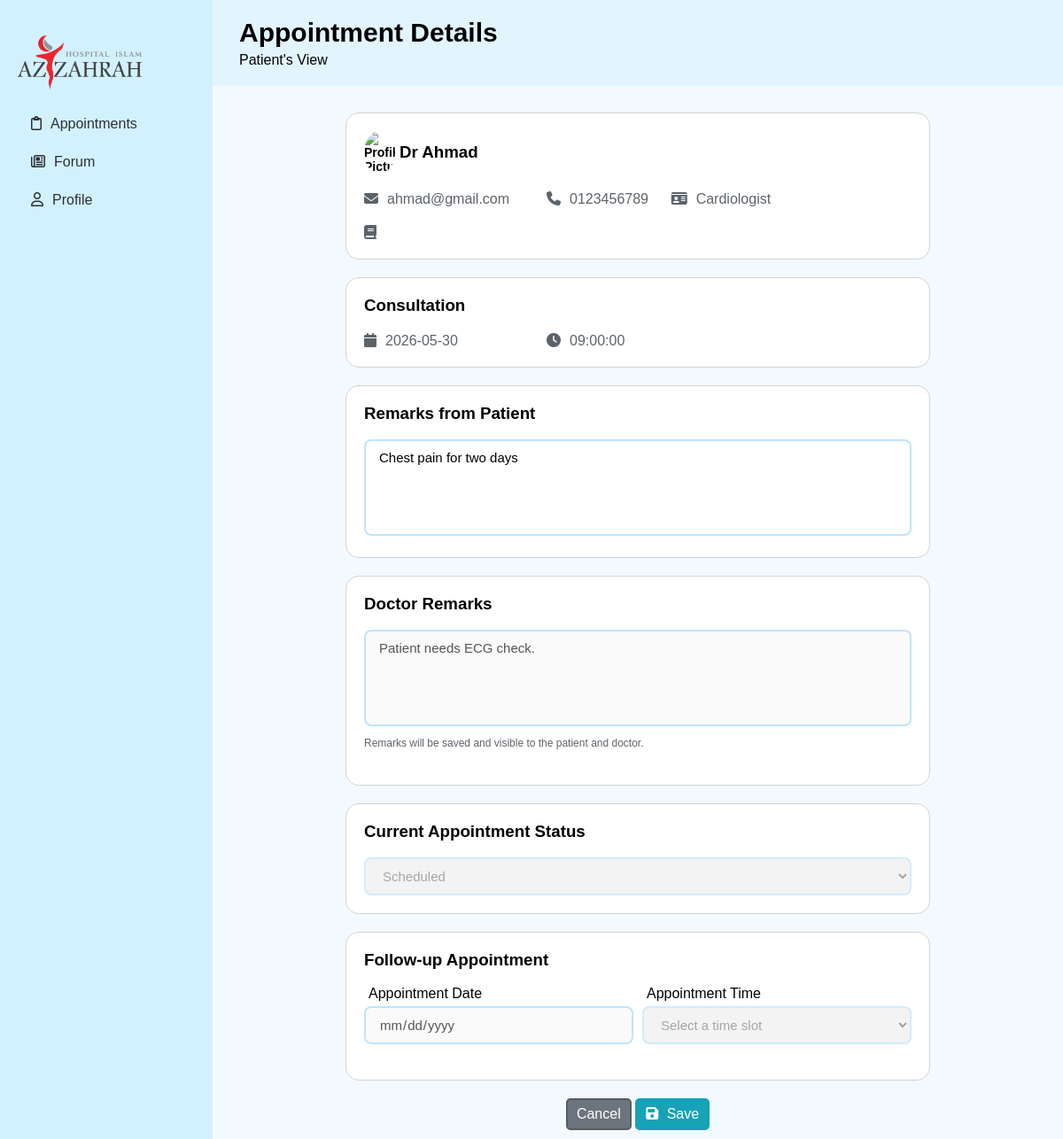
The page /pages/appointments/appointment-details.php?appointment_id=AP001 (signed in) on the database its author committed.
### tables this page shows
CREATE TABLE `appointment` (
  `appointment_id` varchar(15) NOT NULL,
  `date` date NOT NULL,
  `status` varchar(255) NOT NULL,
  `appointment_type` varchar(255) NOT NULL,
  `patient_remark` text DEFAULT NULL,
  `doctor_remark` text DEFAULT NULL,
  `time_slot_id` varchar(10) NOT NULL,
  `patient_id` varchar(15) NOT NULL,
  `staff_id` varchar(15) NOT NULL,
  `follow_up_appointment_id` varchar(15) DEFAULT NULL
);

CREATE TABLE `staff` (
  `staff_id` varchar(15) NOT NULL,
  `name` varchar(255) NOT NULL,
  `role` char(10) NOT NULL,
  `email` varchar(255) NOT NULL,
  `phone_no` varchar(20) NOT NULL,
  `specialty` varchar(255) NOT NULL,
  `bio` text DEFAULT NULL,
  `department_id` varchar(8) NOT NULL,
  `password` varchar(255) NOT NULL,
  `profile_picture` varchar(255) DEFAULT NULL
);

CREATE TABLE `time_slot` (
  `time_slot_id` varchar(10) NOT NULL,
  `time` time NOT NULL,
  `status` varchar(10) NOT NULL,
  `staff_id` varchar(15) NOT NULL
);

### pages/appointments/appointment-details.php (the view, shortened to what this page needs)
<?php
include('../../helper/connect.php');
$role = $_SESSION["role"];
$appointmentId = $_GET["appointment_id"];
if ($role == "Patient") {
  $stmt = $conn->prepare("SELECT * FROM appointment
  JOIN time_slot
  USING (time_slot_id)
  JOIN staff
  ON appointment.staff_id = staff.staff_id
  WHERE appointment.appointment_id = ?");
}
$stmt->bind_param("s", $appointmentId);
$stmt->execute();
$result = $stmt->get_result();
if ($result->num_rows > 0) {
  $appointment = $result->fetch_assoc();
  ?>
  <!doctype html>
  <html lang="en">
  <head>
    <link rel="stylesheet" href="/styles/styles.css" />
  </head>
  <body>
    <div id="container">
      <?php include("../../components/side-nav.php") ?>
      <main>
        <header>
          <div>
            <h1>Appointment Details</h1>
            <p id="role-view"><?php echo $role; ?>'s View</p>
          </div>
        </header>
        <div id="content">
          <div id="user-info-card" class="card">
            <h3>
              <img src="<?php echo $appointment["profile_picture"]; ?>" alt="Profile Picture" class="text-sm appointment-details-profile-picture">
              <?php echo $appointment["name"]; ?>
            </h3>
            <div id="user-sub-info">
              <p class="text-gray"><i class="fa-solid fa-envelope"></i><?php echo $appointment["email"]; ?></p>
              <p class="text-gray"><i class="fa-solid fa-phone"></i><?php echo $appointment["phone_no"]; ?></p>
              <?php
              if ($role != "Patient") {
                echo "<p class='text-gray'><i class='fa-solid fa-id-card'></i>" . $appointment["ic_number"] . "</p>";
                echo "<p class='text-gray'><i class='fa-solid fa-id-card'></i>" . $appointment["date_of_birth"] . "</p>";
                echo "<p class='text-gray span-4'><i class='fa-solid fa-house'></i>" . $appointment["address"] . "</p>";
              } else {
                echo "<p class='text-gray'><i class='fa-solid fa-id-card'></i>" . $appointment["specialty"] . "</p>";
                echo "<p class='text-gray span-4'><i class='fa-solid fa-book'></i>" . $appointment["bio"] . "</p>";
              }
              ?>
            </div>
          </div>
          <div id="user-info-card" class="card">
            <h3><?php echo $appointment["appointment_type"]; ?></h3>
            <div id="user-sub-info">
              <p class="text-gray">
                <i class="fa-solid fa-calendar"></i><?php echo $appointment["date"]; ?>
              </p>
              <p class="text-gray">
                <i class="fa-solid fa-clock"></i><?php echo $appointment["time"]; ?>
              </p>
            </div>
          </div>
          <form id="remarks-form" action="update_appointment.php" method="post">
            <div class="display-cards">
              <div class="display-card-top-bottom card">
                <div class="display-card-top">
                  <h3>Remarks from Patient</h3>
                </div>
                <br />
                <div class="display-card-bottom">
                  <textarea name="patient_remark" id="patient-remark" class="form-control" rows="5" <?php echo $role == "Patient" ? "" : "disabled"; ?>
                    placeholder="Write medical remarks, diagnosis, or notes here..."><?php echo $appointment["patient_remark"] ?></textarea>
                </div>
              </div>
              <div class="display-card-top-bottom card">
                <div class="display-card-top">
                  <h3>Doctor Remarks</h3>
                </div>
                <br />
                <div class="display-card-bottom">
                  <textarea name="doctor_remark" id="doctor-remark" class="form-control" rows="5" <?php echo $role == "Patient" ? "disabled" : ""; ?>
                    placeholder="Write medical remarks, diagnosis, or notes here..."><?php echo $appointment["doctor_remark"] ?></textarea>
                  <small class="text-gray" id="remarks-hint">Remarks will be saved and visible to the patient and doctor.</small>
                </div>
              </div>
              <div class="display-card-top-bottom card">
                <div class="display-card-top">
                  <h3>Current Appointment Status</h3>
                </div>
                <br>
                <div class="display-card-bottom">
                  <select name="appointment_status" id="appointment-status" class="form-control" <?php echo $role == "Patient" ? "disabled" : ""; ?>>
                    <option value="Scheduled" <?php echo $appointment["status"] == "Scheduled" ? "selected" : ""; ?>>Scheduled</option>
                  </select>
                </div>
              </div>
              <div class="display-card-top-bottom card">
                <div class="display-card-top">
                  <h3>Follow-up Appointment</h3>
                </div>
                <br />
                <div class="display-card-bottom">
                  <div class="row">
                    <?php
                    $followUpAppointmentId = $appointment["follow_up_appointment_id"];
                    $sql = "SELECT * FROM appointment WHERE appointment_id = '$followUpAppointmentId'";
                    $followUpAppointmentResult = $conn->query($sql);
                    $followUpAppointment = $followUpAppointmentResult->fetch_assoc();
                    ?>
                    <div class="form-group">
                      <label for="appointment_date">Appointment Date</label>
                      <input type="date" class="form-control" name="date" id="date" min="<?php echo Date('Y-m-d'); ?>" <?php echo $role == "Patient" ? "disabled" : ""; ?>
                        value="<?php echo (isset($followUpAppointment) ? $followUpAppointment['date'] : ''); ?>" />
                    </div>
                    <div class="form-group">
                      <label for="appointment_time">Appointment Time</label>
                      <select name="time" id="time" class="form-control" <?php echo $role == "Patient" ? "disabled" : ""; ?> data-staffid="<?php echo $appointment["staff_id"]; ?>"
                        data-timeslot="<?php echo $followUpAppointment["time_slot_id"]; ?>" data-appointmentid="<?php echo $followUpAppointmentId ?>">
                        <option value="" disabled selected>Select a time slot</option>
                      </select>
                    </div>
                  </div>
                </div>
              </div>
            </div>
            <div class="text-center">
              <button class="btn btn-secondary" type="button" id="cancel-btn">
                Cancel
              </button>
              <button type="submit" class="btn btn-info" id="save-remarks-btn">
                <i class="fa-solid fa-save"></i> Save
              </button>
            </div>
          </form>
        </div>
      </main>
    </div>
  </body>
  </html>
  <?php
} else {
  echo "<meta http-equiv='refresh' content='3;URL=appointments.php' />";
  die("Appointment not found. Redirecting to appointments page.");
}
?>

### styles/styles.css (style rules this page uses)
:root { --side-nav-bg-color: #d2f1ff; --main-bg-color: #f2faff; --primary-blue: #8ec9f3; --secondary-blue: #bfe4fb; --header-bg-color: #e2f5ff; --success-normal: #198754; --success-hover: #157347; --success-border: #146c43; --secondary-normal: #6c757d; --secondary-hover: #5c636a; --secondary-border: #565e64; --danger-normal: #dc3545; --danger-hover: #bb2d3b; --danger-border: #b02a37; --warning-normal: #ffc107; --warning-hover: #ffca2c; --warning-border: #ffc720; --info-normal: #17a2b8; --info-hover: #138496; --info-border: #17a2b8; }
* { margin: 0; padding: 0; box-sizing: border-box; font-family: Arial, Helvetica, sans-serif; scroll-behavior: smooth; }
main { background-color: var(--main-bg-color); height: 100%; overflow: auto; }
#container { height: 100vh; }
header { background-color: var(--header-bg-color); padding: 20px 30px; position: sticky; top: 0; left: 0; display: flex; align-items: center; gap: 20px; }
header h1 { font-size: 30px; margin-bottom: 5px; }
#content { padding: 10px 15px; }
@media screen and (min-width: 1000px) { main { float: right; width: 80%; } }
@media screen and (min-width: 1000px) { #content { padding: 10px 150px; } }
#user-info-card h3 { display: flex; align-items: center; gap: 5px; margin-bottom: 20px; }
.appointment-details-profile-picture { border-radius: 50%; width: 35px; }
#user-sub-info { display: flex; flex-direction: column; gap: 10px; }
@media screen and (min-width: 800px) { #user-sub-info { display: grid; grid-template-columns: 1.5fr 1fr 1fr 1fr; } }
i { margin-right: 10px; }
textarea { resize: none; }
small { display: block; margin: 20px 0; }
.form-control { padding: 10px 15px; border-radius: 8px; outline: none; border: 2px solid var(--secondary-blue); width: 100%; transition: 0.2s; font-size: 15px; }
.form-group { width: 100%; margin-bottom: 20px; }
.form-group label { padding-left: 5px; margin-bottom: 5px; display: block; }
.row { display: flex; gap: 10px; align-items: center; }
.card { background-color: white; padding: 20px; margin: 20px auto; border-radius: 15px; border: 1px solid lightgray; width: 100%; transition: 0.3s; }
.text-center { text-align: center; }
.btn { padding: 7px 10px; border-radius: 5px; cursor: pointer; color: white; transition: 0.2s; font-size: 16px; white-space: nowrap; height: fit-content; text-align: center; text-decoration: none; }
.btn-info { background-color: var(--info-normal); border: 2px solid var(--info-border); }
.btn-secondary { background-color: var(--secondary-normal); border: 2px solid var(--secondary-border); }
.span-4 { margin-top: 0; }
@media screen and (min-width: 800px) { .span-4 { grid-column: span 4; margin-top: 10px; } }
.display-card-top-bottom { display: flex; flex-direction: column; justify-content: space-between; }
.display-card-top { display: flex; justify-content: space-between; }
.text-sm { font-size: 14px; }
.text-gray { color: var(--secondary-hover); }
#save-remarks-btn i { margin-right: 5px; }
#remarks-hint { display: block; margin-top: 8px; font-size: 12px; }

### rows shown on the page
appointment: staff.name "Dr Ahmad", staff.email "ahmad@gmail.com", staff.phone_no "0123456789", staff.specialty "Cardiologist", appointment_type "Consultation", date "2026-05-30", time_slot.time "09:00:00", patient_remark "Chest pain for two days", doctor_remark "Patient needs ECG check."

### other values the page prints
$role "Patient"
